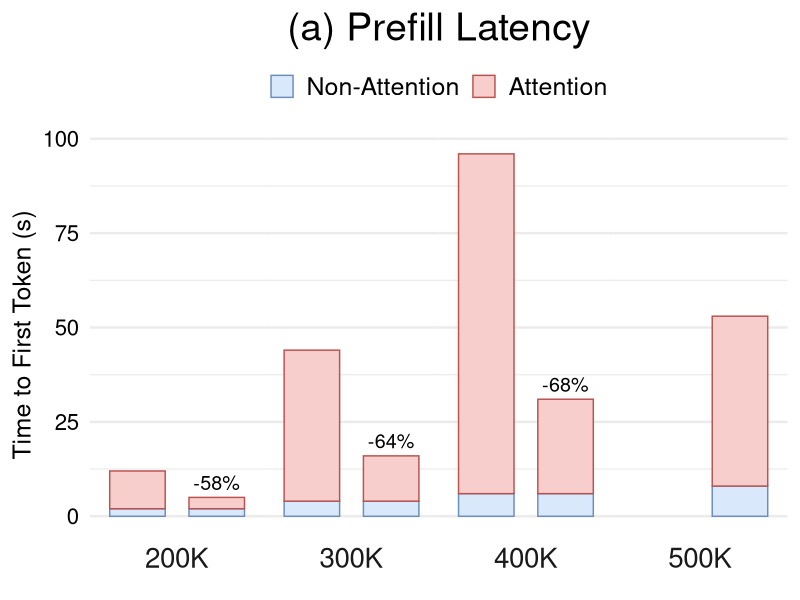

Here is the R script that generated this plot:
library(tidyverse)

data <- tribble(
  ~tokens,  ~method,   ~component,       ~latency,
  "200K",   "Vanilla", "Non-Attention",  2,
  "200K",   "Vanilla", "Attention",      10,
  "200K",   "Ours",    "Non-Attention",  2,
  "200K",   "Ours",    "Attention",      3,
  "300K",   "Vanilla", "Non-Attention",  4,
  "300K",   "Vanilla", "Attention",      40,
  "300K",   "Ours",    "Non-Attention",  4,
  "300K",   "Ours",    "Attention",      12,
  "400K",   "Vanilla", "Non-Attention",  6,
  "400K",   "Vanilla", "Attention",      90,
  "400K",   "Ours",    "Non-Attention",  6,
  "400K",   "Ours",    "Attention",      25,
  "500K",   "Vanilla", "Non-Attention",  NA,
  "500K",   "Vanilla", "Attention",      NA,
  "500K",   "Ours",    "Non-Attention",  8,
  "500K",   "Ours",    "Attention",      45,
)

data <- data %>%
  mutate(
    tokens = fct_inorder(tokens),
    method = fct_relevel(method, "Vanilla", "Ours"),
    component = fct_relevel(component, "Non-Attention", "Attention")
  ) %>%
  group_by(tokens, method) %>%
  mutate(total_latency = sum(latency)) %>%
  ungroup()

reduction_labels <- data %>%
  distinct(tokens, method, total_latency) %>%
  group_by(tokens) %>%
  mutate(
    vanilla_latency = total_latency[method == "Vanilla"],
    reduction = (total_latency - vanilla_latency) / vanilla_latency,
    label = if_else(
      method == "Ours",
      scales::label_percent(accuracy = 1)(reduction),
      ""
    )
  ) %>%
  ungroup()

fig <- ggplot(data, aes(x = method, y = latency, fill = component, colour = component)) +
  geom_col(width = 0.7, position = position_stack(reverse = TRUE)) +
  geom_text(
    data = reduction_labels,
    aes(x = method, y = total_latency, label = label),
    vjust = -0.5,
    size = 5,
    inherit.aes = FALSE
  ) +
  facet_grid(. ~ tokens, switch = "x") +
  scale_fill_manual(
    values = c("Non-Attention" = "#DAE8FC", "Attention" = "#F8CECC"),
  ) +
  scale_colour_manual(
    values = c("Non-Attention" = "#6C8EBF", "Attention" = "#B85450"),
  ) +
  labs(
    title = "(a) Prefill Latency",
    x = NULL,
    y = "Time to First Token (s)",
  ) +
  theme_minimal(base_size = 18) +
  theme(
    plot.title = element_text(size = 28, hjust = 0.5),
    legend.position = "top",
    legend.title = element_blank(),
    legend.text = element_text(size = 18),
    axis.text.x = element_blank(),
    axis.text.y = element_text(size = 16, colour = "black"),
    strip.text.x = element_text(size = 20),
    panel.spacing = unit(0, "cm"),
    panel.grid.major.x = element_blank(),
    panel.grid.minor.x = element_blank()
  )

ggsave("perf_1.pdf", fig, width = 5.0, height = 4.0, units = "in")
